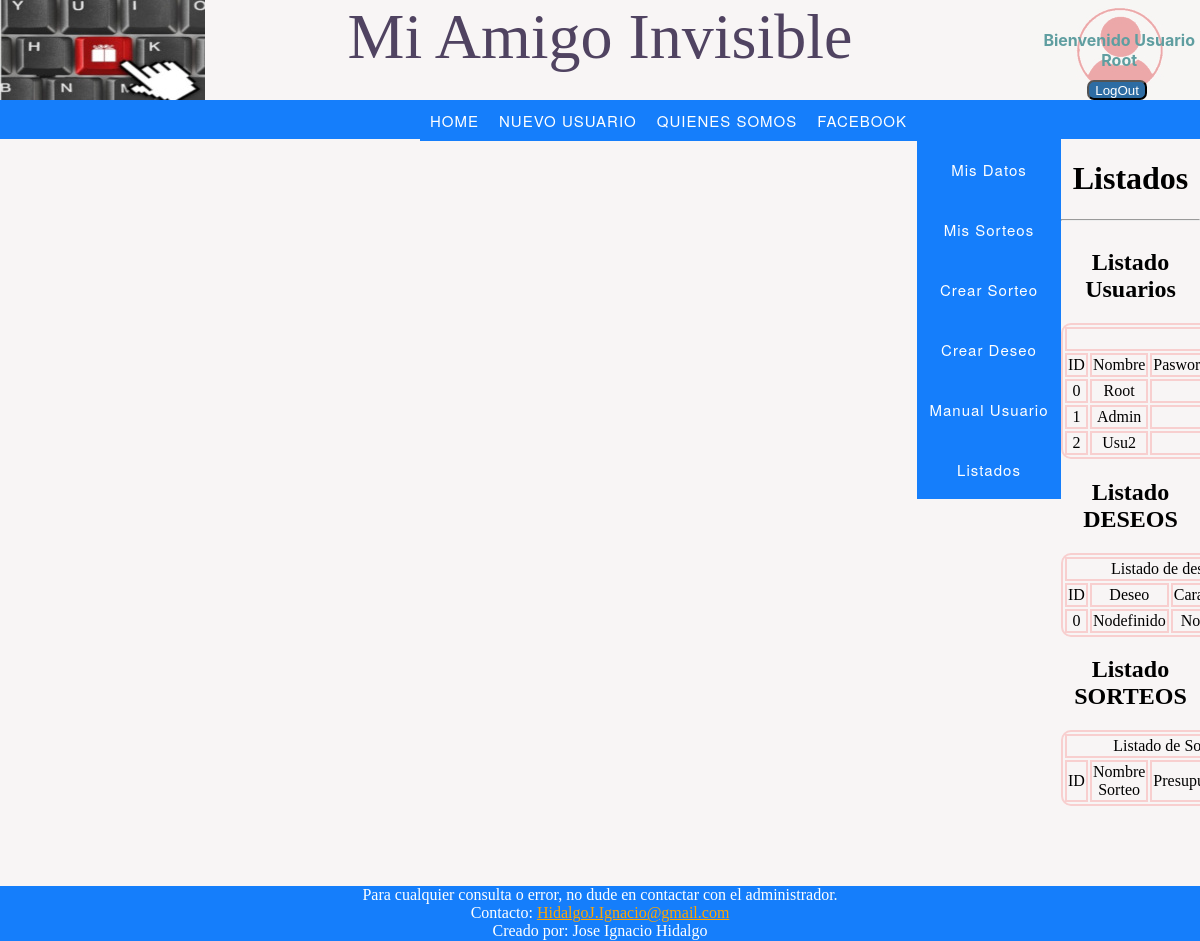
/index.php/Listados (signed in), run on the app's committed database.
### tables this page shows
CREATE TABLE `usuarios` (
  `UsuId` int(11) NOT NULL COMMENT 'Identificador',
  `UsuRol` enum('Admin','Usu','Root') NOT NULL COMMENT 'Rol Administrador/Usuario/Root',
  `UsuNom` char(30) NOT NULL COMMENT 'Nombre',
  `UsuPwd` text NOT NULL COMMENT 'Password',
  `UsuEma` varchar(50) NOT NULL COMMENT 'E-mail'
);

CREATE TABLE `deseos` (
  `DesId` int(11) NOT NULL COMMENT 'Identificador Deseo',
  `DesNom` char(15) NOT NULL COMMENT 'Nombre Deseo',
  `DesCar` text NOT NULL COMMENT 'Características Deseo'
);

### Controlador.php (called while the page is built, shortened)
<?php
function Controlador_Listados(){
	$datos[]=array();
	$datos['titulo']="Listados";
	require 'Listados.php';
}
?>

### Modelo.php (the view, shortened to what this page needs)
<?php
function Listado(){
		if ($mysqli=get_Conexion()){
			$sqlUsuarios="SELECT * FROM usuarios";
			if ($resultado=$mysqli->query($sqlUsuarios)){
				$datosUsuarios['titulo']="Listado Usuarios";
				while ($fila=$resultado->fetch_assoc()){
					$datosUsuarios[]=$fila;
				}
				ListarUsuarios($datosUsuarios);
			}
			$sqlDeseos="SELECT * FROM deseos";
			if ($resultado=$mysqli->query($sqlDeseos)){
				$datosDeseos['titulo']="Listado DESEOS";
				while ($fila=$resultado->fetch_assoc()){
					$datosDeseos[]=$fila;
				}
				ListarDeseos($datosDeseos);
			}
			$sqlSorteos="SELECT * FROM sorteos";
			if ($resultado=$mysqli->query($sqlSorteos)){
				$datosSorteos['titulo']="Listado SORTEOS";
				ListarSorteos($datosSorteos);
			}
	}
}
function ListarUsuarios($datosUsuarios){
	echo "<h1>".$datosUsuarios['titulo']."</h1>";
	?>
		<table id='tablaUsuarios' align ='center' class='tablaListados'>
			<tr>
				<td COLSPAN='5'>Usuarios</td>
			</tr>
			<tr>
				<td>ID</td>
				<td>Nombre</td>
				<td>Pasword</td>
			</tr>
				<?php
					for ($i=0;$i<count($datosUsuarios)-1;$i++){
						echo "<tr>";
						echo "<td>".$datosUsuarios[$i]['UsuId']."</td>";
						echo "<td>".$datosUsuarios[$i]['UsuNom']."</td>";
						$pwd=$datosUsuarios[$i]['UsuPwd'];
						$pwd=desencriptar($pwd);
						echo "<td>".$pwd."</td>";
						echo "</tr>";
					}
				?>
		</table>
	<?php
}
	?>
	<?php
function ListarDeseos($datosDeseos){
	echo "<h1>".$datosDeseos['titulo']."</h1>";
	?>
		<table id='tablaDeseos' align='center' class='tablaListados'>
			<tr>
				<td COLSPAN='3'>Listado de deseos</td>
			</tr>
			<tr>
				<td>ID</td>
				<td>Deseo</td>
				<td>Caracteristicas</td>
			</tr>
				<?php
					for ($i=0;$i<count($datosDeseos)-1;$i++){
						echo "<tr>";
						echo "<td>".$datosDeseos[$i]['DesId']."</td>";
						echo "<td>".$datosDeseos[$i]['DesNom']."</td>";
						echo "<td>".$datosDeseos[$i]['DesCar']."</td>";
						echo "</tr>";
					}
				?>
		</table>
	<?php
}
function ListarSorteos($datosSorteos){
	echo "<h1>".$datosSorteos['titulo']."</h1>";
	?>
		<table id='tablaSorteos' align='center' class='tablaListados'>
			<tr>
				<td COLSPAN='4'>Listado de Sorteos</td>
			</tr>
			<tr>
				<td>ID</td>
				<td>Nombre Sorteo</td>
				<td>Presupuesto</td>
			</tr>
		</table>
	<?php
}
	?>
	<?php
function desencriptar($clave){
	$METHOD='AES-256-CBC';
	$SECRET_KEY='$Ignacio@2018';
	$SECRET_IV='101712';
	$key=hash('sha256', $SECRET_KEY);
	$iv=substr(hash('sha256', $SECRET_IV), 0, 16);
	$output=openssl_decrypt(base64_decode($clave), $METHOD, $key, 0, $iv);
	return $output;
}
?>

### index.php (shortened to what this page needs)
<?php
	require_once "Modelo.php";
	require_once "Controlador.php";
	$path = parse_url($_SERVER['REQUEST_URI'], PHP_URL_PATH);
	$segments = explode('/', $path);
	$URL = $segments[count($segments)-1];
	if ($URL == 'Home'){
		controlador_index();
	}elseif ($URL == ''){
	    controlador_index();
	}elseif ($URL == 'index.php'){
	    controlador_index();
	}elseif ($URL == 'Registro'){
		controlador_registro();
	}elseif ($URL == 'Manual_Usuario'){
		controlador_admin_usuarios();
	}elseif ($URL == 'Mis_Datos'){
		controlador_Mis_Datos();
	}elseif ($URL == 'login'){
		controlador_login();
	}elseif ($URL == 'Crear_Sorteo'){
		Controlador_Sorteo();
	}elseif ($URL == 'Mis_Sorteos'){
		Controlador_Mis_Sorteos();
	}elseif ($URL == 'Listados'){
		Controlador_Listados();
	}elseif ($URL == 'Crear_Deseos'){
		Controlador_Crear_Deseos();
	}else{
		header('Status: 404 Not Found');
		echo "Error, página inexistente";
	}
?>

### Listados.php (shortened to what this page needs)
<!DOCTYPE html>
<html>
    <head>
		<link rel="stylesheet" type="text/css" media="screen" href='http://<?=URLSERVIDOR?>/main.css' />
    </head>
<body>
<header>
        <div id="DivHeader" class="mycontainer">
            <div id="Logo">
                <img src='http://<?=URLSERVIDOR?>/multimedia/logo.jpg' class="headerImg">
            </div>
            <div id="TituloPagina">
                Mi Amigo Invisible
            </div>
            <?php
            if (isset($_SESSION['Usuario'])&&($_SESSION['Usuario']!="")){
                ?>
                <div id="DivLogOut">
                    <div class='formLogin'>
                        <img src='http://<?=URLSERVIDOR?>/multimedia/mrx.jpg' id='imgLogin' class="headerImg">
                        <label id='lblLogin'>Bienvenido Usuario<br/><?php echo $_SESSION['Usuario'] ?></label>
                        <form method="POST" action="?">
                            <input id='inpLogin2' type="submit" name="logout" value="LogOut" >
                        </form>
                    </div>
                </div>
                <?php
            }
            ?>
        </div>
        <div id="DivNavSup">
            <nav id="menu_cabecera">
	    		<ul>
                <li id='primerLi'><a href='http://<?=URLSERVIDOR?>/index.php/Home'>HOME</a></li>
                    <li><a href='http://<?=URLSERVIDOR?>/index.php/Registro'>NUEVO USUARIO</a></li>
	    			<li><a href="#">QUIENES SOMOS</a>
	    			</li>
	    		    <li><a href="https://es-es.facebook.com/">FACEBOOK</a></li>
	    		 </ul>
	    	</nav>
        </div>
    </header>
    <?php
        if (isset($_SESSION['Usuario'])&&($_SESSION['Usuario']!="")){
    ?>
            <div id="capitulos" class="mycontainer">
                <form method="POST" action="?">
                  <nav>
                    <ul>
                        <li><a href='http://<?=URLSERVIDOR?>/index.php/Mis_Datos'>Mis Datos</a></li>
                        <li><a href='http://<?=URLSERVIDOR?>/index.php/Mis_Sorteos'>Mis Sorteos</a></li>
                        <li><a href='http://<?=URLSERVIDOR?>/index.php/Crear_Sorteo'>Crear Sorteo</a></li>
                        <li><a href='http://<?=URLSERVIDOR?>/index.php/Crear_Deseos'>Crear Deseo</a></li>
                        <li><a href='http://<?=URLSERVIDOR?>/index.php/Manual_Usuario'>Manual Usuario</a></li>
                        <?php
                            if ($_SESSION['Rol']=='Root'){
                                echo ('<li><a href=http://'.URLSERVIDOR.'/index.php/Listados>Listados</a></li>');
                            }
                        ?>
                    </ul>
                  </nav>
                </form>
            </div>
        <h1><?php echo $datos['titulo']; ?></h1><hr/>
        <section>
            <?php
                Listado();
            ?>
        </section>
                <?php
            }
        ?>
        <footer>
            <p>Para cualquier consulta o error, no dude en contactar con el administrador.<br>
            Contacto: <a id="emailA" href="mailto:HidalgoJ.Ignacio@gmail.com">HidalgoJ.Ignacio@gmail.com</a><br>
            Creado por: Jose Ignacio Hidalgo</p>
        </footer>
</body>
</html>

### main.css (style rules this page uses)
body,html { background-color:rgb(248, 245, 245); background-size: 100%; margin: 0; height:100%; }
section { text-align:center; overflow:hidden; position: relative; margin-bottom:100px; }
footer { text-align: center; color: white; height: 55px; width: 100%; background-color: #157efb; margin-top:-20px; -webkit-box-sizing:border-box; -moz-box-sizing:border-box; box-sizing:border-box; }
#DivHeader { height: 100px; width: 100%; }
#DivHeader div { float: left; }
#DivNavSup { height: 39px; background-color: #157efb; }
#menu_cabecera { padding-left:35%; }
#menu_cabecera ul,#capitulos ul { list-style:none; margin:0; padding:0; }
#menu_cabecera ul li { background-color:#157efb; padding-left:10px; }
#menu_cabecera ul a, #capitulos ul a { display:block; color:#fff; text-decoration:none; font-weight:400; font-size:15px; padding:10px; font-family:"HelveticaNeue", "Helvetica Neue", Helvetica, Arial, sans-serif; letter-spacing:1px; }
#capitulos ul a { padding-top: 20px; }
#menu_cabecera ul li { position:relative; float:left; margin:0; padding:0; }
#capitulos { padding-top:0; background-color:#157efb; ; float:left; width:12%; text-align:center; }
#capitulos ul li { background-color:#157efb; ; color:white; font-weight:400; font-size:15px; font-family:"HelveticaNeue", "Helvetica Neue", Helvetica, Arial, sans-serif; letter-spacing:1px; text-decoration:none; height: 60px; padding:0px 0px; }
#DivLogOut { border:none; border-color: blue; height:100px; width: 15%; font-family: -apple-system, BlinkMacSystemFont, 'Segoe UI', Roboto, Oxygen, Ubuntu, Cantarell, 'Open Sans', 'Helvetica Neue', sans-serif; font-size: 1em; text-align: center; font-weight: bold; }
#DivLogOut label { color: cadetblue; }
#DivLogOut input { height: 20px; margin-top: 30px; }
#Logo { width: 15%; height: 100px; }
#TituloPagina { width: 70%; height: 100px; text-align: center; font-size: 4em; color:rgb(80, 67, 97); }
h1,h2 { text-align: center; }
table tr td { border: solid 2px; border-color: rgb(248, 207, 207); }
table { border: solid 2px; border-radius: 10px; border-color: rgb(248, 207, 207); }
input[type=submit] { background-color: #2D6CA3; color: white; height: 30px; border-radius: 7px; }
#emailA:link { color: orange }
.formLogin { position: relative; display: inline-block; text-align: center; height: 100px; }
#DivLogOut input { margin-top: 0px; height: 20px; }
#inpLogin2 { position: absolute; top: 80px; right: 73px; height: 20px; margin-top: 0px; }
#lblLogin { position: absolute; top: 30px; right: 25px; }

### data on the page
usuarios: UsuId "0", UsuNom "Root"
usuarios: UsuId "1", UsuNom "Admin"
usuarios: UsuId "2", UsuNom "Usu2"
deseos: DesId "0", DesNom "Nodefinido", DesCar "No…"

### other printed values
$_SESSION['Usuario'] "Root"
$datos['titulo'] "Listados"
$datosUsuarios['titulo'] "Listado Usuarios"
$datosDeseos['titulo'] "Listado DESEOS"
$datosSorteos['titulo'] "Listado SORTEOS"
